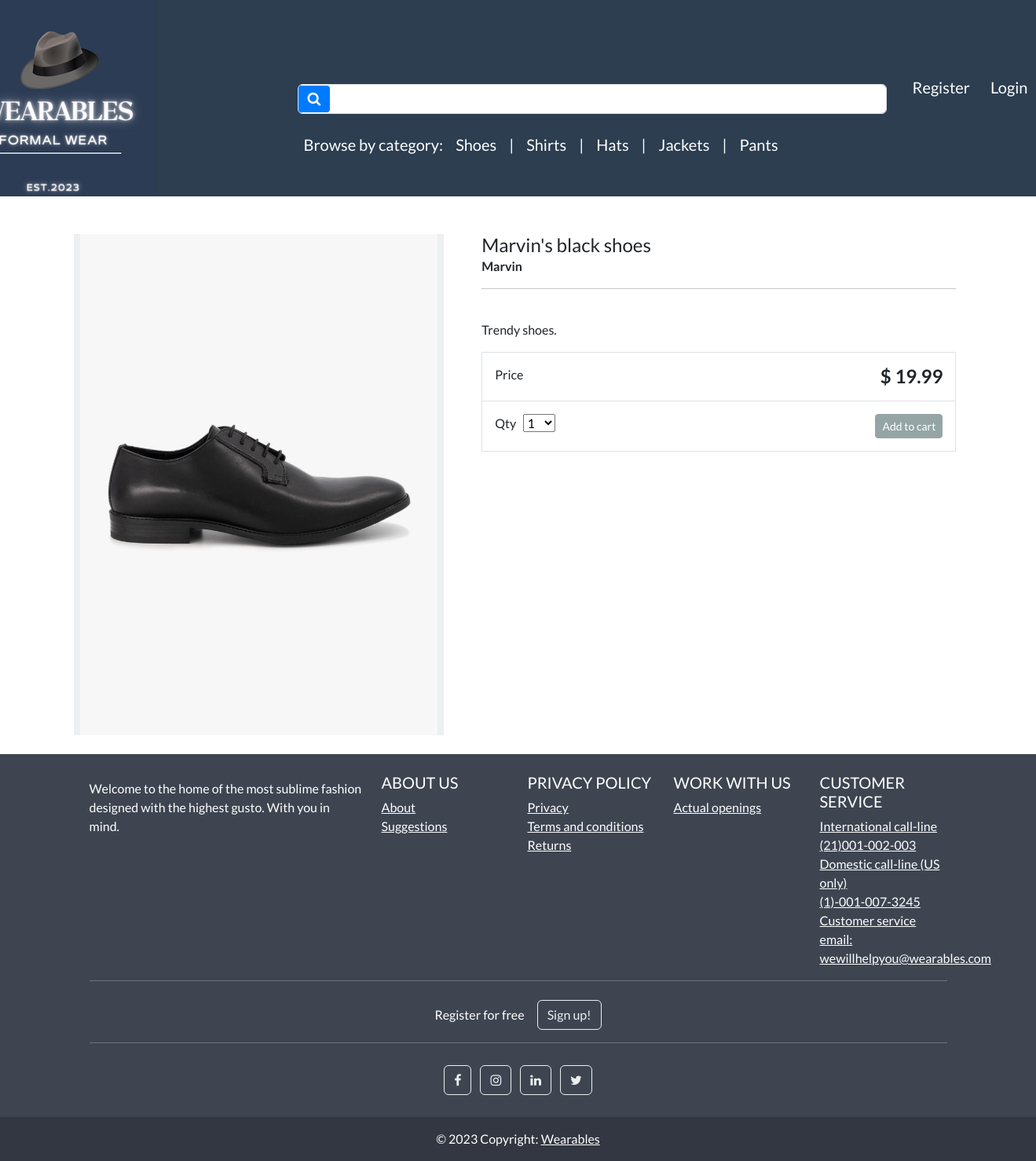
Screenshot of /product/marvins-black-shoes/ with the database file from the repository.
### store/models.py (models this page shows, shortened)
class Category(models.Model):
    name=models.CharField(max_length=250,db_index=True)                                                                 #db index to make looking for it faster
    slug=models.SlugField(max_length=250,unique=True)                              # slugs if remain MUST BE USED       #unique cause only one category for every product
    class Meta:
        verbose_name_plural = 'categories'                                                                              #django by default adds an s to category name
    def get_absolute_url(self):
        return reverse('list-category',args=[self.slug])

class Product(models.Model):
    category = models.ForeignKey(Category, related_name='product',on_delete=models.CASCADE, null=True)
    title=models.CharField(max_length=250)
    brand=models.CharField(max_length=250,default='un-branded')
    description= models.TextField(blank=True)                                                   #blank denotes an optional field
    slug=models.SlugField(max_length=255)                                                       #to make urls more user-friendly and readable and unique
    price=models.DecimalField(max_digits=5,decimal_places=2)                                     #product price
    image = models.ImageField(upload_to='images/')                                              #upon uploading an image will create an image subfolder in media (pillow rqd)
    tags = models.ManyToManyField('Tag', related_name='product_tags', blank=True)                #MANY TO MANY RELATIONSHIP with tags,acting as an intermediary
    class Meta:
        verbose_name_plural = 'products'                                                       #django by default adds an s to category name

### store/views.py (the view)
# urls.py: path('product/<slug:product_slug>/',views.product_info,name='product-info'), #referencing a slug variable
def product_info(request,product_slug):
    product = get_object_or_404(Product,slug=product_slug)                                        #getting hold of a specific product from a database,
    context = {'product':product}                                                                 #a slug ID, that is equal to a slug ID we are looking for
    return render(request,'store/product-info.html',context)

### cart/cart.py (called while the page is built)
    def __len__(self):                                                                                #total length of products in a session
        return sum(item['qty'] for item in self.cart.values())                                        #total number of items in a shopping cart

### cart/context_processors.py (called while the page is built)
def cart(request):
    return {'cart':Cart(request)}

### store/views.py (called while the page is built)
def categories(request):
    all_categories=Category.objects.all()                                                                               #select all categories(shoes and shirts)
    return {'all_categories': all_categories}

### store/templates/store/product-info.html (shortened to what this page needs)
{% extends "./base.html" %}
{% load static %}
{% block content %}
<div class="container">
    <main class="pt-5">
        <div class="row g-3">
            <div class="col-md-5 col-lg-5 order-md-first bg-light">
                <img class="img-fluid mx-auto d-block" alt="Responsive image" src="{{ product.image.url}}">
            </div>
            <div class="col-md-7 col-lg-7 ps-md-3 ps-lg-5">
                <h1 class="mb-0 h4"> {{ product.title}}  </h1>
                <strong> {{product.brand}} </strong>
                <hr>
                <br>
                <p> {{product.description}} </p>
                <div class="border">
                    <div class="col border-bottom">
                        <div class="row p-3">
                            <div class="col-6"> Price </div>
                            <div class="col-6 text-end"><span class="h4 fw-bold">$ {{ product.price }} </span></div>
                        </div>
                    </div>
                    <div class="col">
                        <div class="row p-3">
                            <div class="col-6">
                                <label for="select">Qty</label>
                                <select id="select">
                                    <option value="1">1</option>
                                </select>
                            </div>
                            <div class="col-6 text-end">
                                <button type="button" id="add-button" value="{{product.id}}" class="btn btn-secondary btn-sm">
                                Add to cart
                                </button>
                            </div>
                        </div>
                    </div>
                </div>
            </div>
        </div>
    </main>
    <br>
</div>
{% endblock %}

### store/templates/store/base.html (shortened to what this page needs)
{% load static %}
<!DOCTYPE html>
<html>
    <head>
        <link rel="stylesheet" href="https://bootswatch.com/5/flatly/bootstrap.min.css">
        <link rel="stylesheet" href="https://cdnjs.cloudflare.com/ajax/libs/font-awesome/4.7.0/css/font-awesome.min.css">
        <link rel="stylesheet" href="{%static 'css/styles.css'%}">
    </head>
<nav class="navbar navbar-expand-lg bg-primary justify-content-center" style="max-height: 250px; margin: auto;">
        <a class="navbar-brand main-heading text-white" href="{% url 'store' %}">
            <img src="{% static 'media/images/Wearables1.png' %}" alt="Your Custom Logo">
        </a>
<nav class="navbar navbar-expand-lg navbar-light bg-primary justify-content-center" style="padding-left: 150px;padding-top: 80px;">
    <div class="container navbar-light">
        <div class="search-form">
            <form class="d-flex mb-3" action="{% url 'search' %}" method="GET">
                <div style="position: relative;">
                    <button class="btn btn-primary d-flex align-items-center" type="submit" style="position: absolute; left: 1px; top: 50%; transform: translateY(-50%); border: none; background-color: #007bff; color: #fff; padding: 8px 12px; border-radius: 4px; cursor: pointer; transition: background-color 0.2s; border-radius: 4px;">
                        <i class="fa fa-search" style="font-size: 18px;" aria-hidden="true"></i>
                    </button>
                    <input class="form-control me-2" type="search" name="search_query" style="width: 750px; padding-left: 50px; background-color: #fff; color: #000;" aria-label="Search">
                </div>
            </form>
            <div class="categories-list">
                <div class="w-100 d-flex justify-content-center bg-primary">
                    <ul class="navbar-nav me-auto mb-2 mb-md-0">
                        <li class="nav-item">
                            <a class="nav-link text-white" href="" style="font-size:20px;">Browse by category:</a>
                        </li>
                        {% for category in all_categories %}
                            <li class="nav-item">
                                <a class="nav-link text-white" href="{{ category.get_absolute_url }}" style="font-size:20px;">{{ category.name|capfirst }}</a>
                            </li>
                            {% if not forloop.last %}
                                <li class="nav-item">
                                    <span class="nav-link text-white" style="font-size: 20px;"> | </span>
                                </li>
                            {% endif %}
                        {% endfor %}
                    </ul>
                </div>
            </div>
        </div>
    </div>
</nav>
        <div class="collapse navbar-collapse text-center" id="navbarNavDropdown">
            <ul class="navbar-nav ms-auto">
            {% if user.is_authenticated%}
                <li class="nav-item">
                    <a class="btn btn-alert navbar-btn text-white" type="button" style="font-size:20px;"  href="{%  url 'dashboard' %}"><i class="fa fa-home" aria-hidden="true"></i> Dashboard </a>
                </li>
            {% else %}
                 <li class="nav-item">
                    <a class="btn btn-alert navbar-btn text-white" type="button" style="font-size:20px;"  href="{%  url 'register' %}"> Register </a>
                </li>
            {% endif %}
            {% if user.is_authenticated %}
                 <li class="nav-item">
                     <a class="btn btn-alert navbar-btn text-white" type="button" style="font-size:20px;" href="{% url 'user-logout'%}"><i class="fa fa-sign-out" aria-hidden="true"></i> Logout </a>
                </li>
                {% else%}
                <li class="nav-item">
                    <a class="btn btn-alert navbar-btn text-white" type="button"  style="font-size:20px;" href="{% url 'my-login'%}"> Login </a>
                </li>
            {% endif %}
            </ul>
        </div>
    </nav>
    <body>
        {% block content %}
        {% endblock %}
    </body>
  <footer
          class="text-center text-lg-start text-white"
          style="background-color: #3e4551"
          >
    <div class="container p-4 pb-0">
      <section class="">
        <div class="row">
          <div class="col-lg-4 col-md-6 mb-4 mb-md-0">
            <p>
              Welcome to the home of the most sublime fashion designed with the highest gusto. With you in mind.
            </p>
          </div>
          <div class="col-lg-2 col-md-6 mb-4 mb-md-0">
            <h5 class="text-uppercase">About us</h5>
            <ul class="list-unstyled mb-0">
              <li>
                <a href="#!" class="text-white">About</a>
              </li>
              <li>
                <a href="#!" class="text-white">Suggestions</a>
              </li>
            </ul>
          </div>
          <div class="col-lg-2 col-md-6 mb-4 mb-md-0">
            <h5 class="text-uppercase">Privacy policy</h5>
            <ul class="list-unstyled mb-0">
              <li>
                <a href="#!" class="text-white">Privacy</a>
              </li>
              <li>
                <a href="#!" class="text-white">Terms and conditions</a>
              </li>
              <li>
                <a href="#!" class="text-white">Returns</a>
              </li>
            </ul>
          </div>
          <div class="col-lg-2 col-md-6 mb-4 mb-md-0">
            <h5 class="text-uppercase">Work with us</h5>
            <ul class="list-unstyled mb-0">
              <li>
                <a href="#!" class="text-white">Actual openings</a>
              </li>
            </ul>
          </div>
          <div class="col-lg-2 col-md-6 mb-4 mb-md-0">
            <h5 class="text-uppercase">Customer service</h5>
            <ul class="list-unstyled mb-0">
              <li>
                <a href="#!" class="text-white">International call-line</a>
              </li>
              <li>
                <a href="#!" class="text-white">(21)001-002-003</a>
              </li>
              <li>
                <a href="#!" class="text-white">Domestic call-line (US only)</a>
              </li>
              <li>
                <a href="#!" class="text-white">(1)-001-007-3245</a>
              </li>
              <li>
                <a href="#!" class="text-white">Customer service email:</a>
              </li>
                <li>
                <a href="#!" class="text-white">wewillhelpyou@wearables.com</a>
              </li>
            </ul>
          </div>
        </div>
      </section>
      <hr class="mb-4" />
      <section class="">
        <p class="d-flex justify-content-center align-items-center">
          <span class="me-3">Register for free</span>
          <button type="button" class="btn btn-outline-light btn-rounded">
            Sign up!
          </button>
        </p>
      </section>
      <hr class="mb-4" />
      <section class="mb-4 text-center">
        <a
           class="btn btn-outline-light btn-floating m-1"
           href="#!"
           role="button"
           ><i class="fa fa-facebook-f"></i
          ></a>
        <a
           class="btn btn-outline-light btn-floating m-1"
           href="#!"
           role="button"
           ><i class="fa fa-instagram"></i
          ></a>
        <a
           class="btn btn-outline-light btn-floating m-1"
           href="#!"
           role="button"
           ><i class="fa fa-linkedin"></i
          ></a>
        <a
           class="btn btn-outline-light btn-floating m-1"
           href="#!"
           role="button"
           ><i class="fa fa-twitter"></i
          ></a>
      </section>
    </div>
    <div
         class="text-center p-3"
         style="background-color: rgba(0, 0, 0, 0.2)"
         >
      © 2023 Copyright:
      <a class="text-white">Wearables</a>
    </div>
  </footer>
</html>

### rows the page displays
Category: name "Shoes"
Category: name "Shirts"
Category: name "Hats"
Category: name "Jackets"
Category: name "Pants"
Product: image (picture), title "Marvin's black shoes", brand "Marvin", description "Trendy shoes.", price "19.99"
